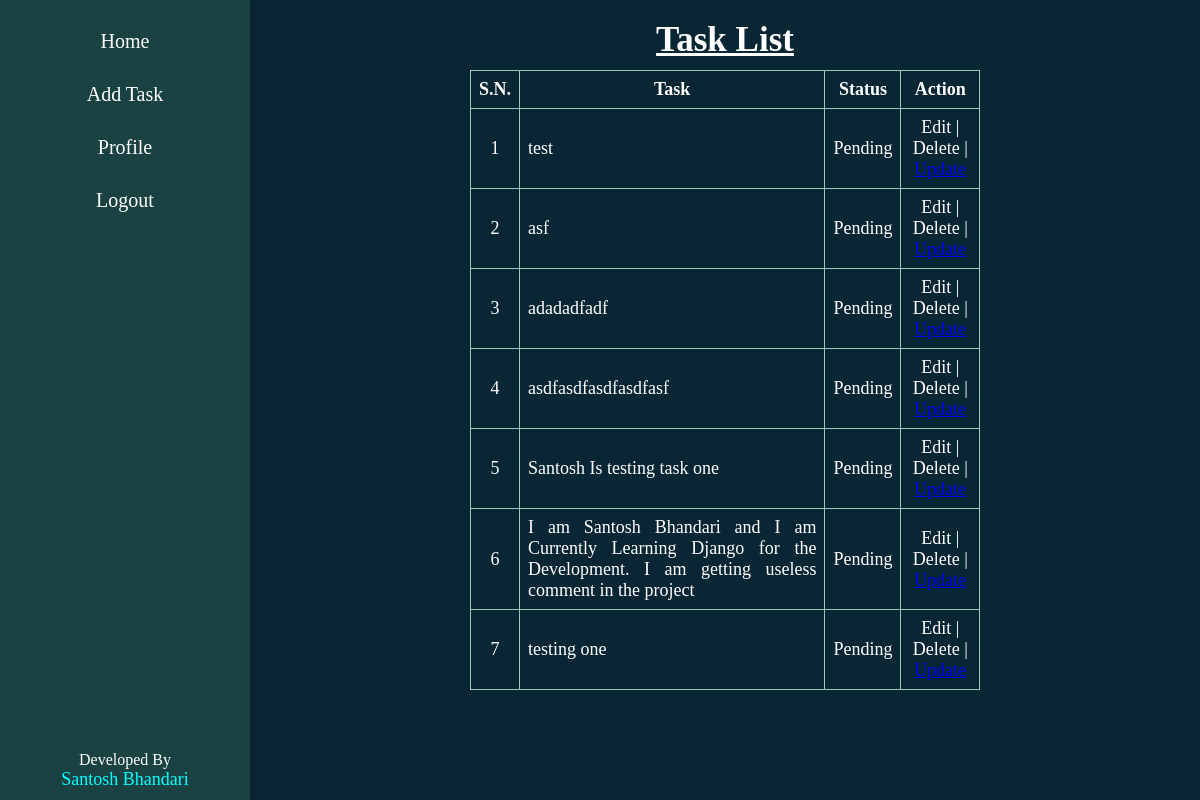
The app's page / (signed in), older data.
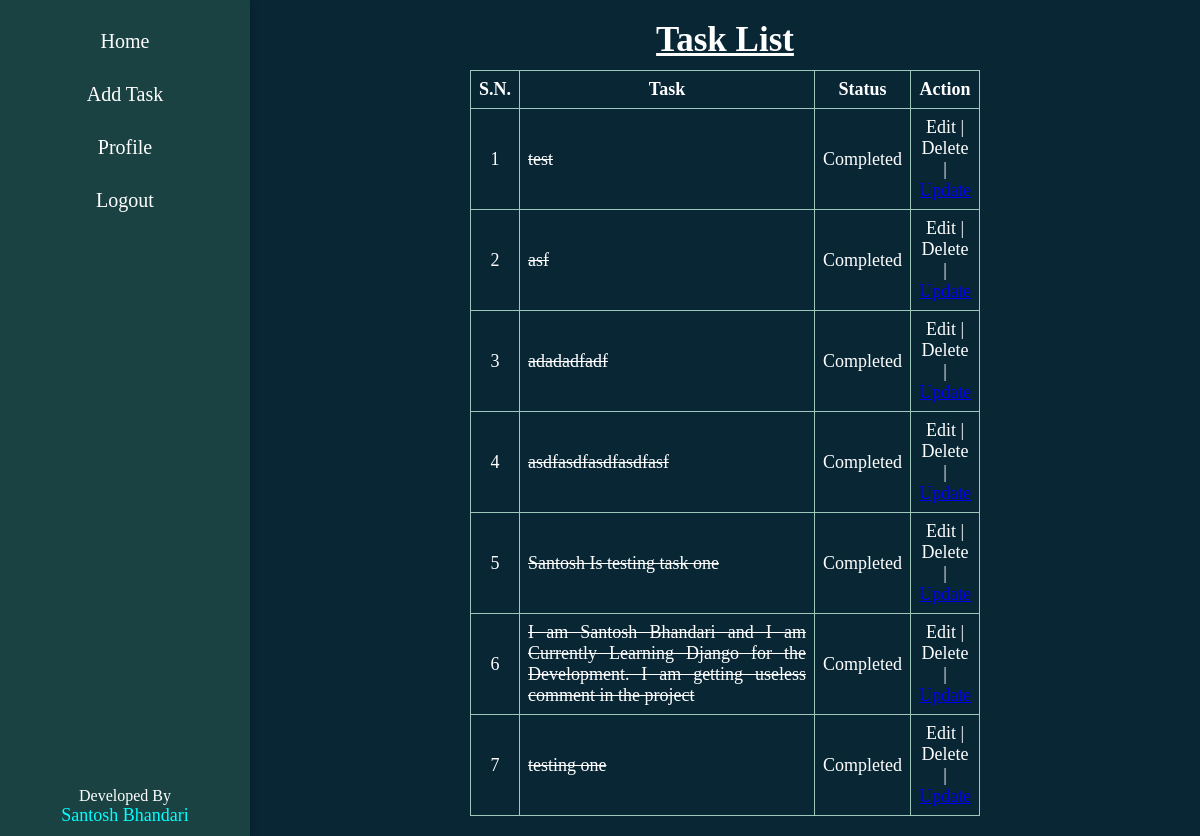
The same page, newer data.
### TaskManager/models.py (models this page shows)
class TaskInfo(models.Model):
    user=models.ForeignKey(User,on_delete=models.CASCADE)
    task_desc = models.TextField()
    task_status = models.BooleanField(default=False)
    task_created = models.DateTimeField(auto_now_add=True)
    class Meta:
        db_table = 'TaskInfo'
        verbose_name_plural = 'TaskInfo'
        ordering = ['task_created']

### TaskManager/views.py (the view)
# urls.py: 2. Add a URL to urlpatterns:  path('', views.home, name='home')
def home(request):
    if not request.user.is_authenticated:
        return redirect('/login')
    user = request.user
    tasklist= TaskInfo.objects.filter(user=user)
    if tasklist is not None:
        return render(request,'index.html',{'tasklist':tasklist})
    else:
        return render(request,'index.html')

### Templates/ToDo/index.html (shortened to what this page needs)
{% extends 'base.html' %}
{% block style %}
    <link rel="stylesheet" href="/static/ToDo/index.css" />
{% endblock style %}
{% block mainsection %}
                <div class="task-wrapper">
                    <h3>Task List</h3>
                    <table border="1">
                        <thead>
                            <tr>
                                <th>S.N.</th>
                                <th>Task</th>
                                <th>Status</th>
                                <th>Action</th>
                            </tr>
                        </thead>
                        <tbody>
                            {% if tasklist %}
                                {% for task in tasklist %}
                                    <tr>
                                        <td>{{ forloop.counter }}</td>
                                        {% if task.task_status == False %}
                                            <td>{{ task.task_desc }}</td>
                                            <td>Pending</td>
                                        {% else %}
                                            <td><del>{{ task.task_desc }}</del></td>
                                            <td>Completed</td>
                                        {% endif %}
                                        <td>Edit | Delete | <a href='update/{{task.id}}/'> Update</a></td>
                                    </tr>
                                {% endfor %}
                            {% else %}
                                <tr>
                                    <td colspan="4">No Task Found</td>
                                </tr>
                            {% endif %}
                        </tbody>
                    </table>
                </div>
{% endblock mainsection %}

### Templates/ToDo/base.html (shortened to what this page needs)
<!DOCTYPE html>
<html lang="en">
<head>
    <link rel="stylesheet" href="/static/ToDo/basestyle.css" />
    {% block style %}{% endblock style %}
</head>
<body>
    <main>
        <section id="sidebar">
            <div class="sidebar">
                <ul>
                    <li><a href="/">Home</a></li>
                    <li><a href="/addtask">Add Task</a></li>
                    <li><a href="#">Profile</a></li>
                    <li><a href="/logout">Logout</a></li>
                </ul>
                <div class="info">
                    <p>
                        Developed By <br /><a href="bhandari-santosh.com.np" target="_blank">Santosh Bhandari</a>
                    </p>
                </div>
            </div>
        </section>
        <section id="main">
            <div class="main">
                {% block mainsection %}{% endblock mainsection %}
            </div>
        </section>
    </main>
</body>
</html>

### static/ToDo/basestyle.css (style rules this page uses)
* { margin: 0; padding: 0; box-sizing: border-box; }
body { background: #092635; }
section#sidebar { background: #1B4242; position: fixed; top: 0; left: 0; bottom: 0; width: 250px; transition: all 0.3s ease; display: flex; justify-content: center; box-shadow: 2px 2px 8px rgba(0, 0, 0, 0.185); }
div.sidebar { position: relative; width: 100%; }
div.sidebar ul li { font-size: 20px; text-align: center; list-style-type: none; cursor: pointer; transition: all 0.3s ease; margin: 30px 0; }
div.sidebar ul li a { color: #fff; border-radius: 5px; text-decoration: none; padding: 8px 50px ; }
div.info { position: absolute; bottom: 10px; width: 100%; color: #fff; text-align: center; }
div.info p { font-size: 16px; }
div.info p a { text-decoration: none; color: #00ffff; font-size: 18px; }
section#main { position: absolute; top: 0; left: 250px; bottom: 0; right: 0; transition: all 0.3s ease; padding: 20px; overflow: auto; color: #fff; }

### static/ToDo/index.css (style rules this page uses)
.task-wrapper { display: flex; align-items: center; flex-direction: column; gap: 10px; padding: 0 200px; }
.task-wrapper h3 { font-size: 35px; text-decoration: underline; }
table { border-collapse: collapse; text-align: center; }
table tr td, table tr th { border: 1px solid #9EC8B9; padding: 8px; font-size: 18px; }
table tbody tr td:nth-child(2) { width: 60%; text-align: justify; }

Row changes from the older to the newer data that the page shows:
changed TaskInfo "test": task_status "Pending" → "Completed"
changed TaskInfo "asf": task_status "Pending" → "Completed"
changed TaskInfo "adadadfadf": task_status "Pending" → "Completed"
changed TaskInfo "asdfasdfasdfasdfasf": task_status "Pending" → "Completed"
changed TaskInfo "Santosh Is testing task one": task_status "Pending" → "Completed"
changed TaskInfo (number 6 of 7 on the later page): task_status "Pending" → "Completed"
changed TaskInfo "testing one": task_status "Pending" → "Completed"
